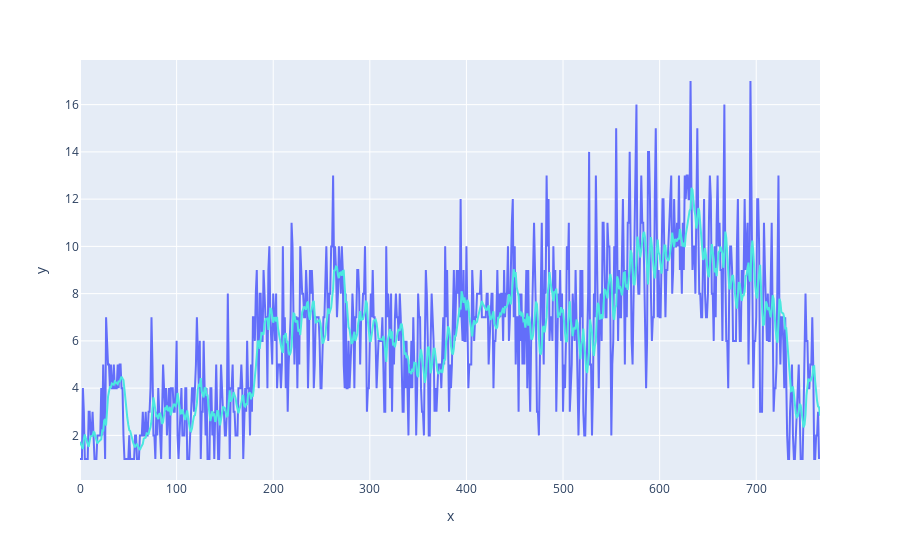

Notebook code for this chart:
### Code cell
from statsmodels.tsa.holtwinters import ExponentialSmoothing

TES = ExponentialSmoothing(df["y"], trend = 'add')
TES_fit = TES.fit()
TES_predict = TES_fit.predict(start=0, end = len(df))

fig = px.line(x=range(len(df)), y=df["y"])
fig.add_trace(px.line(x=TES_predict.index, y=TES_predict).data[0])
fig['data'][1]['line']['color']="#4BE8E0"
fig.show()

### Figure 1 — Plotly figure (JSON) as saved in the notebook; plotly's stock layout.template omitted (floating-point values rounded to 4 significant figures; data arrays with more than 128 entries replaced by an {"elided": "..."} marker saying what was removed)
{"data": [{"hovertemplate": "x=%{x}<br>y=%{y}<extra></extra>", "legendgroup": "", "line": {"color": "#636efa", "dash": "solid"}, "marker": {"symbol": "circle"}, "mode": "lines", "name": "", "orientation": "v", "showlegend": false, "type": "scatter", "x": {"elided": "766 int values"}, "xaxis": "x", "y": {"elided": "766 int values"}, "yaxis": "y"}, {"hovertemplate": "x=%{x}<br>y=%{y}<extra></extra>", "legendgroup": "", "line": {"color": "#4BE8E0", "dash": "solid"}, "marker": {"symbol": "circle"}, "mode": "lines", "name": "", "orientation": "v", "showlegend": false, "type": "scatter", "x": {"elided": "767 int values"}, "xaxis": "x", "y": {"elided": "767 float values"}, "yaxis": "y"}], "layout": {"legend": {"tracegroupgap": 0}, "margin": {"t": 60}, "xaxis": {"anchor": "y", "domain": [0, 1], "title": {"text": "x"}}, "yaxis": {"anchor": "x", "domain": [0, 1], "title": {"text": "y"}}}}
